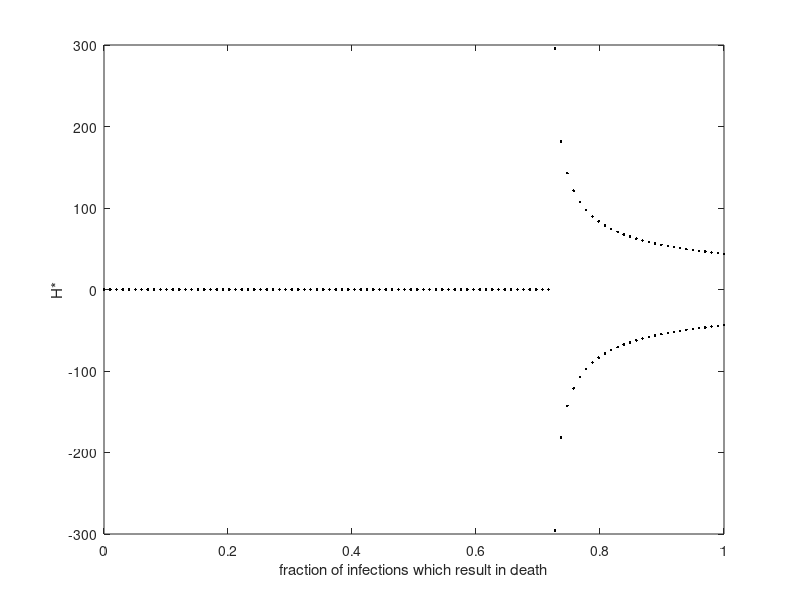

Write MATLAB code to recreate this figure.
% This script creates a plot of the value (if it exists) of H* for the Cooper's hawk model.
% We're varying d (now in terms of the disease death percentage).
%
% Last revised 7/27/11, 10:36pm

% Fixed parameters
muH = 1 / (365*5); % natural adult deaths
muj = 0.36 / (365*2); % natural baby deaths
d = 0.41 / 40; % disease deaths
lambda = 1; % adult hawk immigration rate
b = (3.44 / 365 / 2) * (2/3) * 0.835; % average hatchlings per hawk
delta = 8.9; % food brought in per adult hawk
rho = (1/3) * (1/10); % chance that you get infected from eating infected food
alpha = 1 / (365*2); % fledgeling -> adult conversions per hawk
sigma = 0.38*0.14 + 0.47*0.5 + 0.15*0.9; % dove infection rate based on our research
ifood = delta*rho*sigma; % overall rate of infections due to food
x = ifood + muj + alpha;
z = muj + alpha;

% Calculating the H* values
ds = linspace(0,1,100); % d values to check
Hstars = zeros(2,length(ds)); % matrix to hold H* values
for i = 1:length(ds) % For every d value...
	d = ds(i) / 40;
	gamma = (1 - (40*d)) / 40; % infected -> recovered conversions per hawk
	y = muj + d + gamma;
	denominator = muH*x*y*z - alpha*b*(y*z + gamma*ifood); % denominator of H*
	numerator = lambda * x * y * z; % numerator of H*
	if (denominator*numerator > 0) % If this gives us an H* that actually exists...
		Hstars(1,i) = sqrt(numerator/denominator); % the positive H*
		Hstars(2,i) = -sqrt(numerator/denominator); % the negative H*
	end
end

% Graphing
plot(ds,Hstars,'k.');
xlabel('fraction of infections which result in death');
ylabel('H*');
% title('Bifurcation of equilibrium based on d');